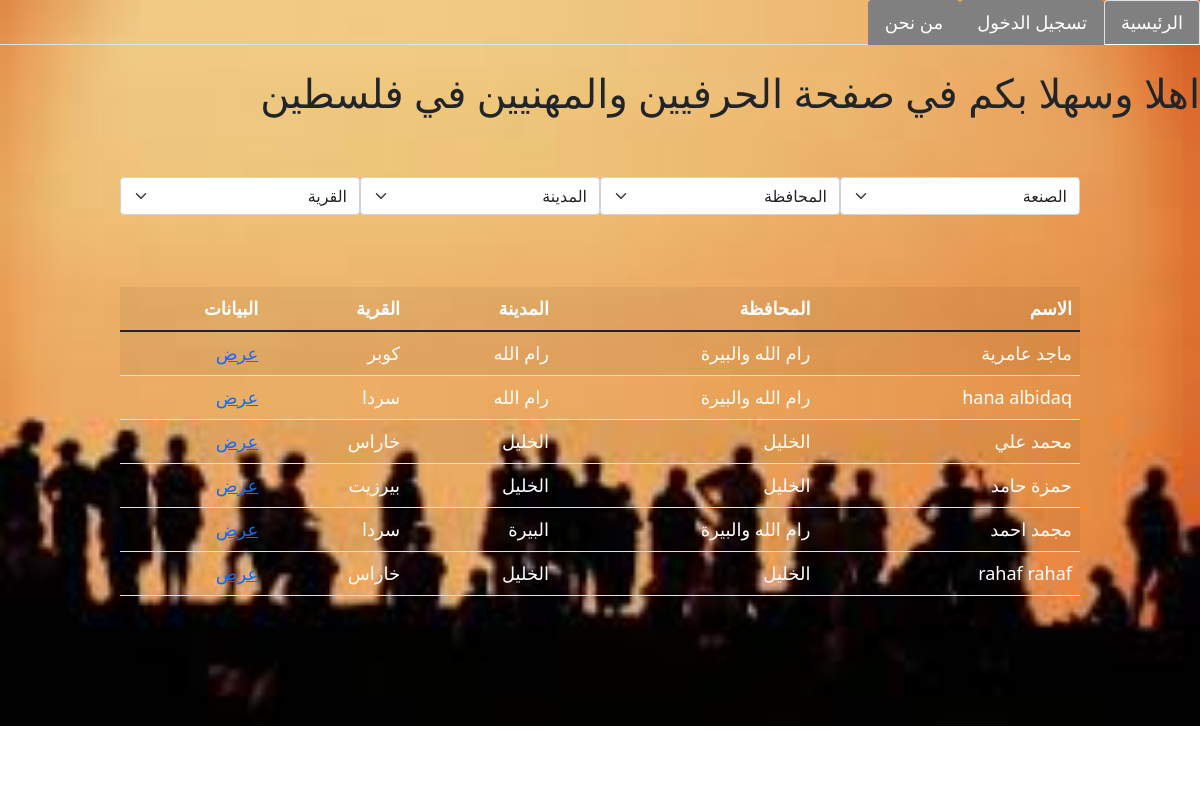
The app's page /dashbord with its own data.
### login/models.py (models this page shows, shortened)
class Worker(models.Model):
    first_name=models.CharField(max_length=45)
    last_name=models.CharField(max_length=45)
    email=models.EmailField(max_length=45)
    password=models.CharField(max_length=10)
    birthdate=BirthdayField()
    created_at = models.DateTimeField(auto_now_add=True)
    updated_at = models.DateTimeField(auto_now=True)
    objects1 = BirthdayManager()
    objects = WorkManager()

### work/models.py (models this page shows, shortened)
class Skill(models.Model):
    address=models.CharField(max_length=100)
    phone=models.IntegerField(default=0)
    mobile1=models.IntegerField(default=0)
    mobile2=models.IntegerField(default=0)
    nickname=models.CharField(max_length=45, null = True, blank = True, default = "nickname")
    facebook=models.CharField(max_length=45)
    whatsapp=models.CharField(max_length=45)
    worker=models.ForeignKey(Worker,related_name="skills",on_delete=models.CASCADE)
    categoty=models.ForeignKey(Skill_cat,related_name="cats",on_delete=models.CASCADE)
    community=models.ForeignKey(Community,related_name="communities",on_delete=models.CASCADE)
    city=models.ForeignKey(City,related_name="cities",on_delete=models.CASCADE)
    education=models.ForeignKey(Education,related_name="educations",on_delete=models.CASCADE)
    created_at = models.DateTimeField(auto_now_add=True)
    updated_at = models.DateTimeField(auto_now=True)
    objects = SkillManager()

class City(models.Model):
    city=models.CharField(max_length=45)
    governorate=models.ForeignKey(Governorate,related_name="cities",on_delete=models.CASCADE)
    created_at = models.DateTimeField(auto_now_add=True)
    updated_at = models.DateTimeField(auto_now=True)
    def __str__(self):
        return f"{self.city}"

class Governorate(models.Model):
    governorate=models.CharField(max_length=45)
    created_at = models.DateTimeField(auto_now_add=True)
    updated_at = models.DateTimeField(auto_now=True)
    def __str__(self):
        return f"{self.governorate}"

class Community(models.Model):
    community=models.CharField(max_length=45)
    governorate=models.ForeignKey(Governorate,related_name="communities",on_delete=models.CASCADE)
    created_at = models.DateTimeField(auto_now_add=True)
    updated_at = models.DateTimeField(auto_now=True)
    def __str__(self):
        return f"{self.community}"

### work/views.py (the view)
# urls.py: path('dashbord',views.dashbord),
def dashbord(request):
    worker=models.all_worker()
    skill=models.all_skill()
    governorate=models.all_governorate()
    city=models.all_city()
    comm=models.all_comm()
    category=models.all_cat()
    context={
        'all_workers':worker,
        'this_skill': skill,
        'this_governorate':governorate,
        'this_city':city,
        'this_comminty':comm,
        'this_category':category,
    }
    return render(request,"dashbord.html",context)

### work/models.py (called while the page is built)
def all_worker():
    return Worker.objects.all()

def all_skill():
    return Skill.objects.all()

def all_governorate():
    return Governorate.objects.all()

def all_city():
    return City.objects.all()

def all_comm():
    return Community.objects.all()

def all_cat():
    return Skill_cat.objects.all()

### work/templates/dashbord.html (shortened to what this page needs)
<!DOCTYPE html>
<html lang="ar" dir="rtl">
<head>
    {% load static %}
    <link rel="stylesheet" href="{% static 'css/style.css' %}">
    <link rel="stylesheet" href="https://cdnjs.cloudflare.com/ajax/libs/font-awesome/4.7.0/css/font-awesome.min.css">
    <link rel="stylesheet" href="https://cdn.jsdelivr.net/npm/bootstrap@5.1.3/dist/css/bootstrap.rtl.min.css">
  </head>
<body class="page2">
    <nav>
        <div class="nav nav-tabs" id="nav-tab" role="tablist">
          <button class="nav-link active" id="nav-home-tab" data-bs-toggle="tab" data-bs-target="#nav-home" type="button" role="tab" aria-controls="nav-home" >الرئيسية</button>
          <form action="/login" method="post">
          <button class="nav-link" id="nav-home-tab" data-bs-toggle="tab" data-bs-target="#nav-profile" type="submit" role="tab" aria-controls="nav-profile" >تسجيل الدخول</button>
        </form>
          <button class="nav-link" id="nav-home-tab" data-bs-toggle="tab" data-bs-target="#nav-contact" type="button" role="tab" aria-controls="nav-contact">من نحن </button>
        </div>
      </nav>
      <br>
      <h1 >اهلا وسهلا بكم في صفحة الحرفيين والمهنيين في فلسطين</h1>
      <main>
     <div class="select">
        <select class="form-select" aria-label="Default select example">
            <option selected>الصنعة</option>
          </select>
          <select class="form-select" aria-label="Default select example">
            <option selected>المحافظة</option>
          </select>
          <select class="form-select" aria-label="Default select example">
            <option selected>المدينة</option>
          </select>
          <select class="form-select" aria-label="Default select example">
            <option selected>القرية</option>
          </select>
     </div>
     <br><br><br>
    <table class="table table-striped" >
        <tr  >
            <th scope="col" id="color">الاسم</th>
            <th scope="col" id="color">المحافظة</th>
            <th scope="col" id="color">المدينة</th>
            <th scope="col" id="color">القرية</th>
            <th scope="col" id="color">البيانات</th>
          </tr>
          <tbody>
            {% for worker in all_workers %}
            <tr>
              <td scope="row" id="color">{{worker.first_name}} {{worker.last_name}}</td>
              {% for skill in worker.skills.all %}
                <td id="color">{{skill.city.governorate}} </td>
                <td id="color">{{skill.city}}</td>
                <td id="color">{{skill.community}}</td>
              <td id="color"><a href="/show/{{worker.id}}">عرض </a></td>
              {%endfor%}
            </tr>
            {% endfor %}
          </tbody>
      </table>
    </main>
    <footer>
        <p>تواصل معنا</p>
    </footer>
</body>
</html>

### work/static/css/style.css (style rules this page uses)
.page2 { background-image: url('../img/65.jpg'); background-position: center; background-repeat: no-repeat; background-size: cover; height: 100%; }
.select { display: flex; justify-content: space-evenly; }
main { width: 80%; height: 50%; margin: 5% auto; }
button { color: white; }
footer { position: fixed; left: 0; bottom: 0; width: 100%; color: white; text-align: center; }
#color { font-size: large; color: white; }
#nav-home-tab { background-color: gray; font-size: large; color: white; }

### records on screen
Worker: first_name "ماجد", last_name "عامرية"
Skill: city.governorate "رام الله والبيرة", city "رام الله", community "كوبر"
Worker: first_name "hana", last_name "albidaq"
Skill: city.governorate "رام الله والبيرة", city "رام الله", community "سردا"
Worker: first_name "محمد", last_name "علي"
Skill: city.governorate "الخليل", city "الخليل", community "خاراس"
Worker: first_name "حمزة", last_name "حامد"
Skill: city.governorate "الخليل", city "الخليل", community "بيرزيت"
Worker: first_name "مجمد", last_name "احمد"
Skill: city.governorate "رام الله والبيرة", city "البيرة", community "سردا"
Worker: first_name "rahaf", last_name "rahaf"
Skill: city.governorate "الخليل", city "الخليل", community "خاراس"
